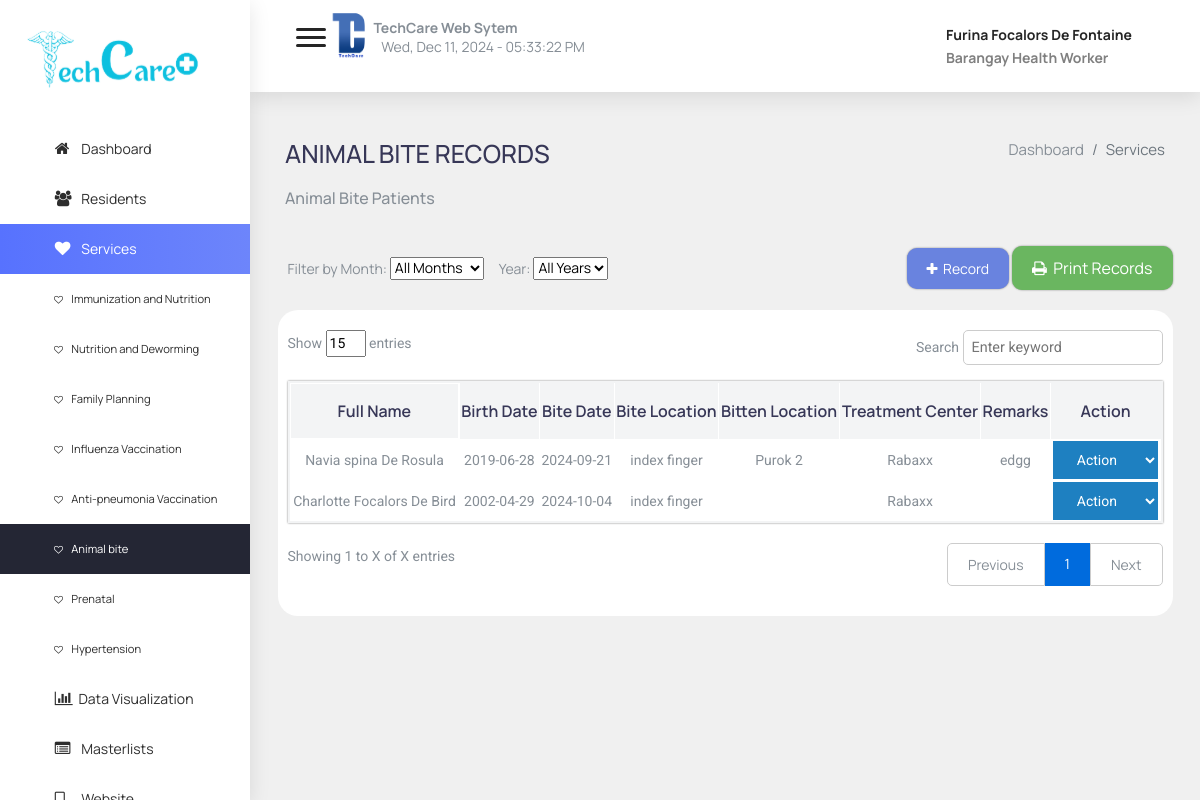
/admin/services6.php (signed in), run on the app's committed database.
### tables this page shows
CREATE TABLE `animal_bite_records` (
  `id` int(11) NOT NULL,
  `resident_id` int(11) DEFAULT NULL,
  `bite_date` date DEFAULT NULL,
  `bitten_place` varchar(255) DEFAULT NULL,
  `treatment_date` date DEFAULT NULL,
  `bitten_location` varchar(255) DEFAULT NULL,
  `bite_location` varchar(255) DEFAULT NULL,
  `treatment_center` varchar(255) DEFAULT NULL,
  `remarks` text DEFAULT NULL
);

CREATE TABLE `residents` (
  `id` int(11) NOT NULL,
  `fname` varchar(255) NOT NULL,
  `mname` varchar(255) NOT NULL,
  `lname` varchar(255) NOT NULL,
  `suffix` varchar(255) NOT NULL,
  `sex` varchar(255) NOT NULL,
  `bday` varchar(255) NOT NULL,
  `pob` varchar(255) NOT NULL,
  `religion` varchar(255) NOT NULL,
  `citizenship` varchar(255) NOT NULL,
  `street` varchar(255) NOT NULL,
  `zone` varchar(255) NOT NULL,
  `brgy` varchar(255) NOT NULL,
  `mun` varchar(255) NOT NULL,
  `province` varchar(255) NOT NULL,
  `zipcode` varchar(255) NOT NULL,
  `contact` varchar(255) NOT NULL,
  `educational` varchar(255) NOT NULL,
  `occupation` varchar(255) NOT NULL,
  `civil_status` varchar(255) NOT NULL,
  `labor_status` varchar(255) NOT NULL,
  `voter_status` varchar(255) NOT NULL,
  `pwd_status` varchar(255) NOT NULL,
  `four_p` varchar(255) NOT NULL,
  `vac_status` varchar(255) NOT NULL,
  `status` varchar(255) NOT NULL,
  `longitude` varchar(255) NOT NULL,
  `latitude` varchar(255) NOT NULL,
  `id_card_no` varchar(50) DEFAULT NULL,
  `profile` varchar(255) DEFAULT NULL,
  `qr_code` varchar(255) DEFAULT NULL
);

### admin/data/showAnimalBites.php (the view, shortened to what this page needs)
<?php
include('../dbcon.php');
$query = "SELECT ab.*, r.fname AS first_name, r.lname AS last_name, r.mname AS middle_name, r.suffix, r.sex, r.bday
          FROM animal_bite_records ab
          JOIN residents r ON ab.resident_id = r.id";
$result = mysqli_query($conn, $query);
if (mysqli_num_rows($result) > 0) {
    while ($row = mysqli_fetch_assoc($result)) {
        $fullName = $row['first_name'] . ' ' . $row['middle_name'] . ' ' . $row['last_name'] . ' ' . $row['suffix'];
        echo "<tr>";
        echo "<td>{$fullName}</td>";
        echo "<td>{$row['bday']}</td>";
        echo "<td>{$row['bite_date']}</td>";
        echo "<td>{$row['bite_location']}</td>";
        echo "<td>{$row['bitten_location']}</td>";
        echo "<td>{$row['treatment_center']}</td>";
        echo "<td>{$row['remarks']}</td>";
        echo "<td style='display: flex; justify-content:center;'>
               <select style='background-color:#1e80c1;color:white;border:none;padding:10px 20px;' onchange='location = this.value;'>
                   <option value='' selected hidden>Action</option>
                   <option value='view/view_services6.php?id={$row['id']}'>View</option>
                   <option value='view/services6.php?id={$row['id']}'>Update</option>
                   <option value='view/delete_animal_bite.php?id={$row['id']}'>Delete</option>
               </select>
              </td>";
        echo "</tr>";
    }
} else {
    echo "<tr><td colspan='8'>No records found.</td></tr>";
}
?>

### admin/css/navigation.css (style rules this page uses)
body { position: relative; }

### admin/css/global.css (style rules this page uses)
:root { --black:#000000; --white: #ffffff; --gradient: linear-gradient(to right,rgb(93,86,244),rgb(106,170,243)); --main-color: rgb(93, 86, 244); --sky-blue: rgb(106,170,243); }
* { box-sizing: border-box; font-family: 'Manrope', sans-serif; }
body { margin: 0px; background-color: #f0f0f0; background-size: cover; background-repeat: no-repeat; }

### admin/css/tables.css (style rules this page uses)
th, tr { border: 1px solid white; }
.tableResidents, th, tr { padding: 5px; }
body { overflow-x: hidden; }

### data on the page
animal_bite_records: resident.suffix "Navia spina De Rosula", resident.bday "2019-06-28", bite_date "2024-09-21", bite_location "index finger", bitten_location "Purok 2", treatment_center "Rabaxx", remarks "edgg"
animal_bite_records: resident.suffix "Charlotte Focalors De Bird", resident.bday "2002-04-29", bite_date "2024-10-04", bite_location "index finger", treatment_center "Rabaxx"

### other printed values
$_SESSION["firstname"] "Furina"
$_SESSION["midname"] "Focalors"
$_SESSION["lastname"] "De Fontaine"
$_SESSION["user_type"] "Barangay Health Worker"
